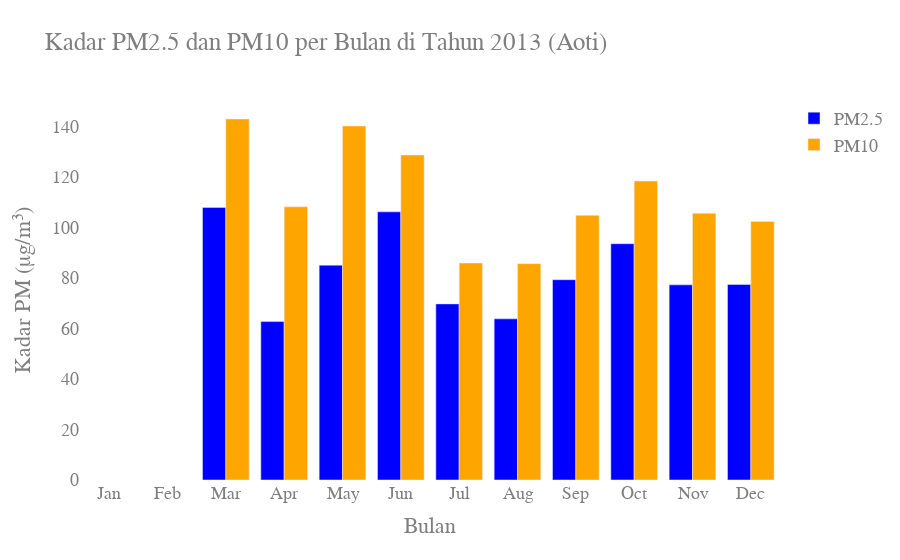

Here is the notebook cell this chart was saved with:
### Markdown cell above
#### Aoti_df

### Code cell
def partikulasi_polusi(df, year, month, day_start, day_end):
    # Filter data sesuai tahun, bulan, dan hari
    mask = (df['year'] == year) & (df['month'] == month) & (df['day'].between(day_start, day_end))
    monthly_data = df[mask]
    
    # Menghitung rata-rata PM2.5 dan PM10
    avg_PM25 = monthly_data['PM2.5'].mean()
    avg_PM10 = monthly_data['PM10'].mean()
    
    return pd.DataFrame({
        'month': [month],
        'avg_PM25': [avg_PM25],
        'avg_PM10': [avg_PM10]
    })

# Buat dictionary untuk menyimpan data per bulan
partikulasi_polusi_aoti_df_harian_2013 = {}

# Loop untuk mengisi data per bulan
months = range(1, 13)
for month in months:
    partikulasi_polusi_aoti_df_harian_2013[month] = partikulasi_polusi(
        aotizhongxin_df, year=2013, month=month, day_start=1, day_end=30)

# Gabungkan semua dataframe bulanan ke dalam satu dataframe
all_months_data = pd.concat(partikulasi_polusi_aoti_df_harian_2013.values())

# Pastikan urutan bulan benar
all_months_data['month'] = pd.Categorical(all_months_data['month'], categories=list(range(1, 13)), ordered=True)

# Definisikan warna berbeda untuk PM2.5 dan PM10
color_pm25 = 'blue'
color_pm10 = 'orange'

# Membuat plot menggunakan Plotly
fig = go.Figure()

# Tambahkan data untuk PM2.5
fig.add_trace(go.Bar(
    x=all_months_data['month'].astype(str),  # Ubah bulan menjadi string untuk sumbu x
    y=all_months_data['avg_PM25'],
    name='PM2.5',
    marker_color=color_pm25,
    hovertemplate='<b>Bulan %{x}</b><br>PM2.5: %{y:.2f} μg/m³<extra></extra>'
))

# Tambahkan data untuk PM10
fig.add_trace(go.Bar(
    x=all_months_data['month'].astype(str),  # Ubah bulan menjadi string untuk sumbu x
    y=all_months_data['avg_PM10'],
    name='PM10',
    marker_color=color_pm10,
    hovertemplate='<b>Bulan %{x}</b><br>PM10: %{y:.2f} μg/m³<extra></extra>'
))

# Layout dan label
fig.update_layout(
    title='Kadar PM2.5 dan PM10 per Bulan di Tahun 2013 (Aoti)',
    xaxis=dict(
        title='Bulan',  # Menetapkan judul untuk sumbu x
        tickvals=list(range(1, 13)),  # Nilai untuk sumbu x (bulan 1 sampai 12)
        ticktext=['Jan', 'Feb', 'Mar', 'Apr', 'May', 'Jun', 'Jul', 'Aug', 'Sep', 'Oct', 'Nov', 'Dec']  # Label bulan
    ),
    yaxis=dict(title='Kadar PM (μg/m³)'),  # Menetapkan judul untuk sumbu y
    barmode='group',  # Mengelompokkan batang PM2.5 dan PM10
    plot_bgcolor='rgba(0,0,0,0)',  # Warna latar belakang plot
    paper_bgcolor='rgba(0,0,0,0)',  # Warna latar belakang kertas
    font=dict(
        family="Courier New, monospace",  # Jenis font
        size=18,  # Ukuran font
        color="#7f7f7f"  # Warna font
    )
)

# Tampilkan grafik
fig.show()

### Figure 1 — Plotly figure (JSON) as saved in the notebook; plotly's stock layout.template omitted (floating-point values rounded to 4 significant figures)
{"data": [{"hovertemplate": "<b>Bulan %{x}</b><br>PM2.5: %{y:.2f} μg/m³<extra></extra>", "marker": {"color": "blue"}, "name": "PM2.5", "type": "bar", "x": ["1", "2", "3", "4", "5", "6", "7", "8", "9", "10", "11", "12"], "y": [null, null, 108.0, 62.75, 85.08, 106.2, 69.75, 63.83, 79.33, 93.58, 77.28, 77.42]}, {"hovertemplate": "<b>Bulan %{x}</b><br>PM10: %{y:.2f} μg/m³<extra></extra>", "marker": {"color": "orange"}, "name": "PM10", "type": "bar", "x": ["1", "2", "3", "4", "5", "6", "7", "8", "9", "10", "11", "12"], "y": [null, null, 143.0, 108.2, 140.2, 128.7, 85.92, 85.7, 104.8, 118.4, 105.6, 102.4]}], "layout": {"barmode": "group", "font": {"color": "#7f7f7f", "family": "Courier New, monospace", "size": 18}, "paper_bgcolor": "rgba(0,0,0,0)", "plot_bgcolor": "rgba(0,0,0,0)", "title": {"text": "Kadar PM2.5 dan PM10 per Bulan di Tahun 2013 (Aoti)"}, "xaxis": {"ticktext": ["Jan", "Feb", "Mar", "Apr", "May", "Jun", "Jul", "Aug", "Sep", "Oct", "Nov", "Dec"], "tickvals": [1, 2, 3, 4, 5, 6, 7, 8, 9, 10, 11, 12], "title": {"text": "Bulan"}}, "yaxis": {"title": {"text": "Kadar PM (μg/m³)"}}}}
